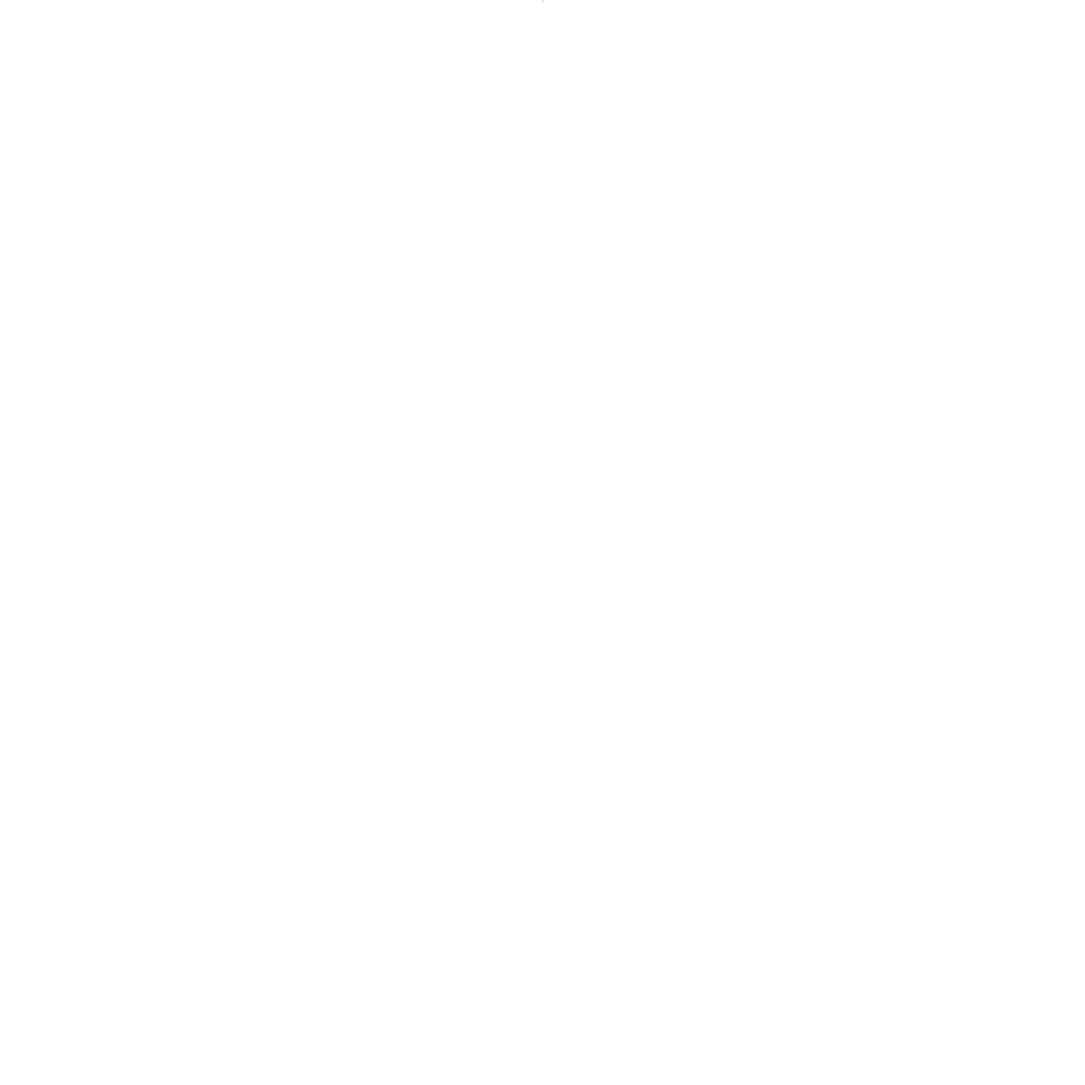
Frame 1 (no input)
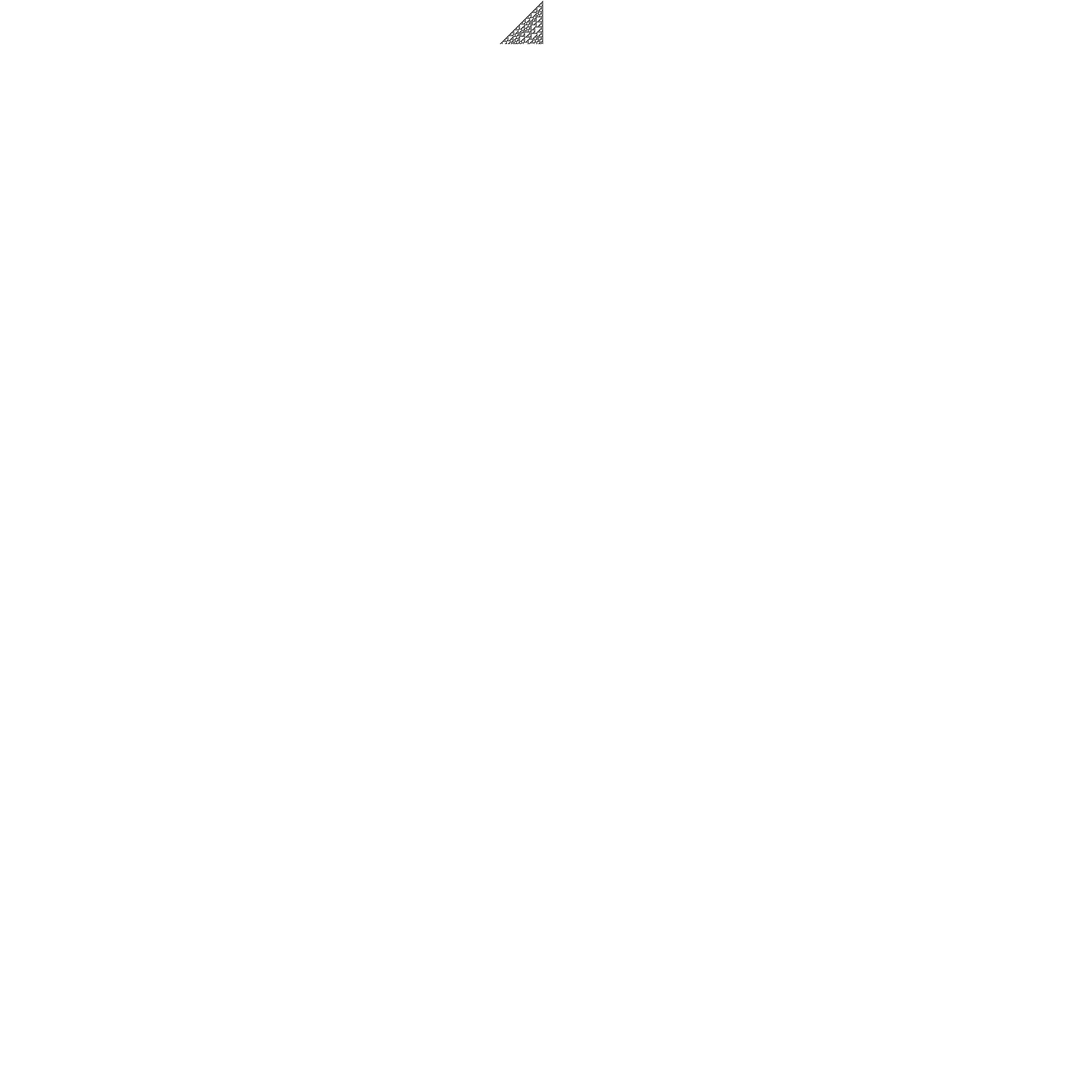
Frame 60 (the mouse pressed at the canvas centre just before this capture)
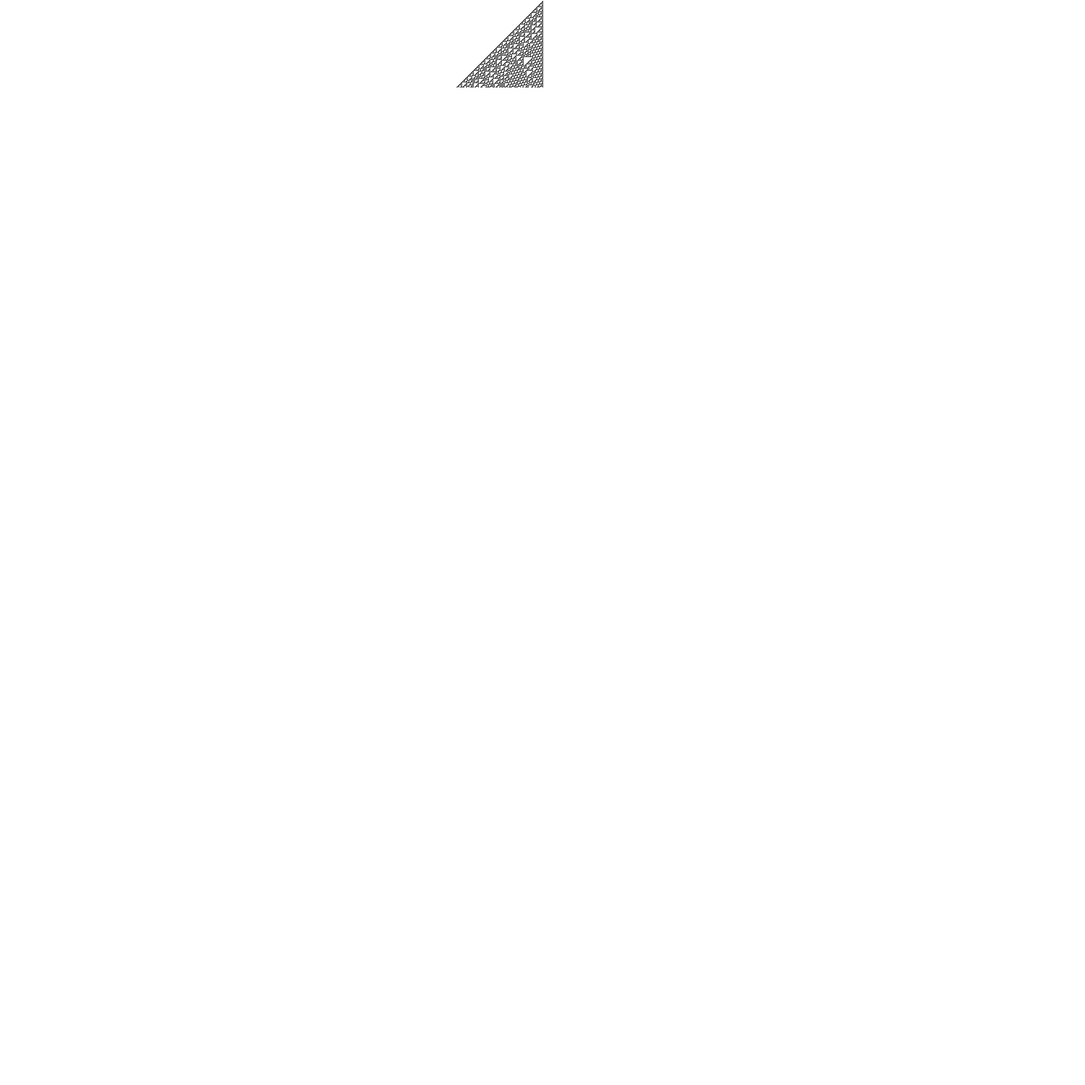
Frame 120 (the mouse held since frame 60 and released just before this capture)

The Processing sketch that drew these frames (run headless with seeded random() and noise(); from frame 60 on, the mouse is pressed at the canvas centre):

// Processing sketch: CellularAutomata2d
// ── CellularAutomata2d.pde
int xLength = 1500;
int yLength = 1500;
int[] lineArray = new int[xLength];
int lineFeed = 0;
// Rule 90
//Ruleset2D myRules = new Ruleset2D();
// http://mathworld.wolfram.com/ElementaryCellularAutomaton.html
Ruleset2D myRules = new Ruleset2D(new int[] {0,1,1,0,1,1,1,0});

void setup()
{
  background(255);
  for (int i = 0; i < lineArray.length; i++)
  {
    lineArray[i] = 0;
    if (i == lineArray.length / 2)
    {
      lineArray[i] = 1;
    }
  }

  size(1500, 1500);
}

void draw()
{
  boolean atBottom = false;

  if (atBottom || lineFeed >= yLength)
  {
    atBottom = true;
    loadPixels();
    for (int i = 0; i < (yLength*xLength)-xLength; i++)
    {
      pixels[i] = pixels[i+xLength];
    }
    updatePixels();
  }

  if (!atBottom)
  {
    lineFeed++;
    translate(0, lineFeed);
    drawArr(lineArray);
    nextEvolution(lineArray);
  } else
  {
    translate(0, yLength -1);
    drawArr(lineArray);
    nextEvolution(lineArray);
  }
}

void drawArr(int[] arr)
{
  for (int i = 0; i < arr.length; i++)
  {
    if (arr[i] == 1)
    {
      stroke(0, 0, 0);
      point(i, 0);
    } else
    {
      stroke(255, 255, 255);
      point(i, 0);
    }
  }
}

void nextEvolution(int[] arr)
{
  int[] tempArray = new int[arr.length];

  for (int i = 0; i < arr.length; i++)
  {
    if (i == 0)
    {
      //tempArray[i] = myRules.getNext(arr[arr.length-1], arr[i], arr[i+1]);
      tempArray[i] = myRules.getNext(0, arr[i], arr[i+1]);
    } else if (i == arr.length -1)
    {
      //tempArray[i] = myRules.getNext(arr[i-1], arr[i], arr[0]);
      tempArray[i] = myRules.getNext(arr[i-1], arr[i], 0);
    } else
    {
      tempArray[i] = myRules.getNext(arr[i-1], arr[i], arr[i+1]);
    }
  }

  lineArray = tempArray;
}
// ── Ruleset2D.pde
class Ruleset2D
{
  int[] ruleset;

  public Ruleset2D()
  {
    // Rule 90
    ruleset = new int[] {0, 1, 0, 1, 1, 0, 1, 0};
  }

  public Ruleset2D(int[] rules)
  {
    ruleset = rules;
  }

  public int getNext(int one, int two, int three)
  {
    int answer = 0;

    if (one == 0 && two == 0 && three == 0)
    {
      answer = ruleset[7];
    } else if (one == 0 && two == 0 && three == 1)
    {
      answer = ruleset[6];
    } else if (one == 0 && two == 1 && three == 0)
    {
      answer = ruleset[5];
    } else if (one == 1 && two == 0 && three == 0)
    {
      answer = ruleset[3];
    } else if (one == 0 && two == 1 && three == 1)
    {
      answer = ruleset[4];
    } else if (one == 1 && two == 0 && three == 1)
    {
      answer = ruleset[2];
    } else if (one == 1 && two == 1 && three == 0)
    {
      answer = ruleset[1];
    } else if (one == 1 && two == 1 && three == 1)
    {
      answer = ruleset[0];
    }

    return answer;
  }
}
